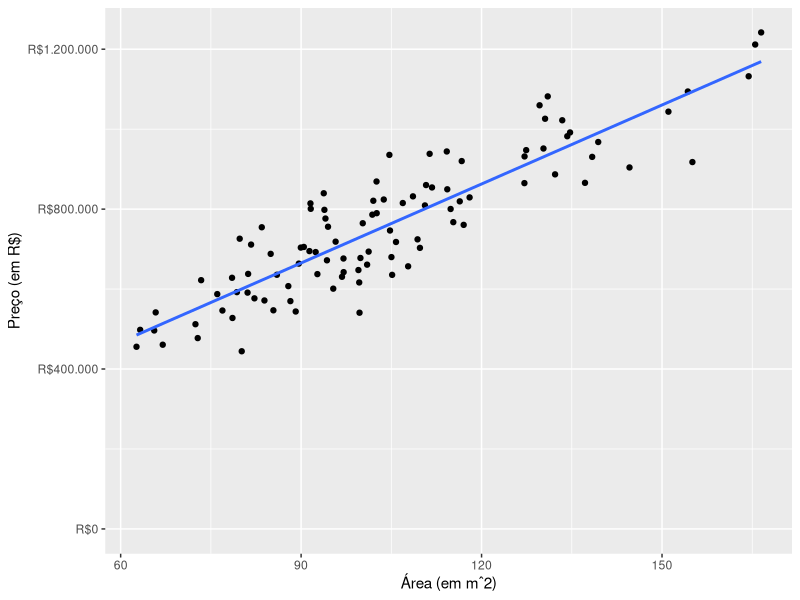
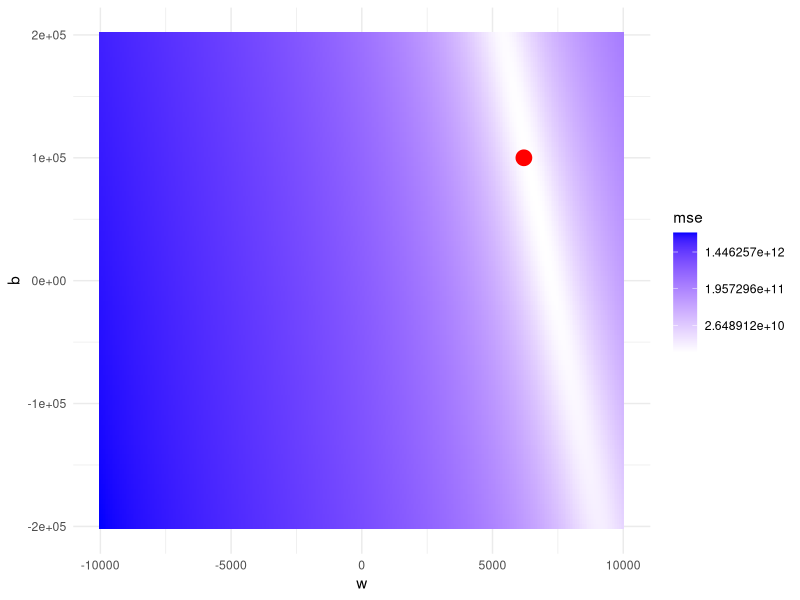
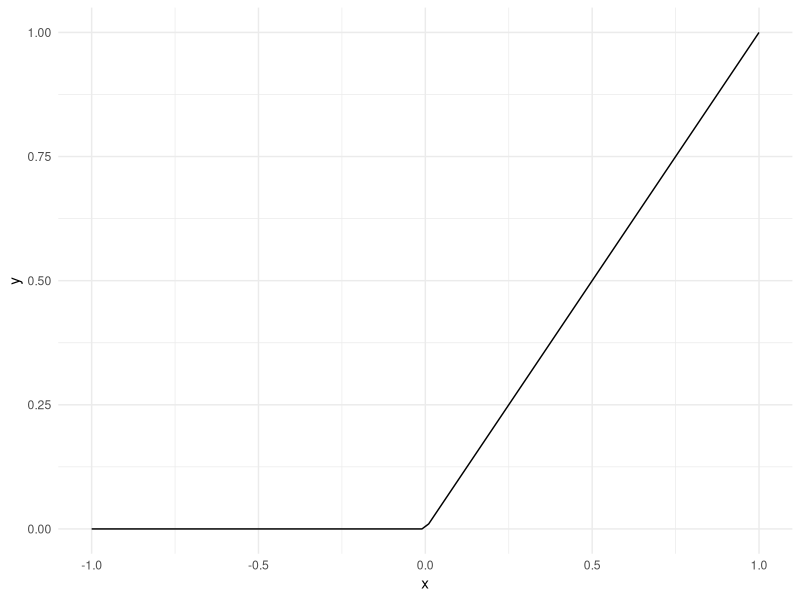

Generate these figures, in order, with R:
## ---- chunk 1
knitr::opts_chunk$set(eval = TRUE, echo = FALSE, 
                      dpi = 96, fig.height = 4.7, 
                      fig.width = 10, fig.retina = 3)
library(tidyverse)
## ---- chunk 2
df <- tibble(
  m2 = rgamma(n = 100, scale = 5, shape = 20),
  preco = 100000 + (6200 + rnorm(n = 100, sd = 800)) * m2 
)

ggplot(df, aes(x = m2, y = preco)) +
  geom_point() +
  coord_cartesian(ylim = c(0, NA)) +
  scale_y_continuous(
    name = "Preço (em R$)",
    labels = scales::dollar_format(prefix = "R$", big.mark = ".", decimal.mark = ",")
    
    ) +
  scale_x_continuous(name = "Área (em mˆ2)") +
  geom_smooth(method = "lm", se = FALSE, formula = y ~ x)
## ---- chunk 3
mse <- function(w, b) {
  mean((df$preco - (df$m2*w + b))^2)
}

expand.grid(
  w = seq(from = -10000, to = 10000, length.out = 300),
  b = seq(from = -200000, to = 200000, length.out = 100)
) %>% 
  rowwise() %>% 
  mutate(mse = mse(w, b)) %>% 
  ggplot(aes(x = w, y = b, fill = mse)) +
  geom_bin2d(stat = "identity") +
  scale_fill_gradient(high = "blue", low = "white", trans = "log") +
  theme_minimal() +
  geom_point(
    data = data.frame(w = 6200, b = 100000),
    aes(x = w, y = b, fill = NULL),
    color = "red",
    size = 5
  )
## ---- chunk 4
tibble(
  x = seq(-1, 1, length.out = 100),
  y = pmax(0, x)
) %>% 
  ggplot(aes(x = x, y = y)) +
  geom_line() +
  theme_minimal()
## ---- chunk 5
cross_entropy <- function(y_hat) {
  if (y == 1) -log(y_hat)
  else -log(-y_hat)
}
## ---- chunk 6
tribble(
  ~banana, ~`maçã`, ~ laranja,
   0     ,   1    ,  0,
   1     ,   0    ,  1,
   0     ,   0    ,  1
)
## ---- chunk 7
tribble(
  ~banana, ~`maçã`, ~ laranja,
   0.2     ,   0.7    ,  0.1,
   0.6     ,   0.1    ,  0.3,
   0.1     ,   0.3    ,  0.6
)
## ---- chunk 8
cross_entropy <- function(y_hat) {
  if (y == 1) -log(y_hat)
  else -log(-y_hat)
}
